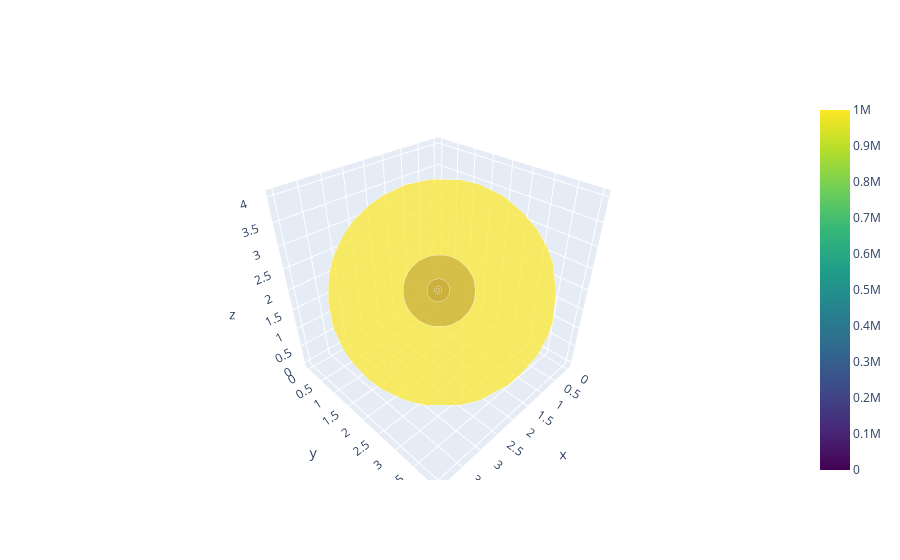

Write notebook code for a chart like this one.
### Code cell
import plotly.graph_objects as go

sizes = [1, 1000, 10_000, 100_000, 1_000_000]  # meteoroid to mega-star scale
max_display_diameter = 500  # biggest marker should appear ~50px wide

sizeref = 5. * max(sizes) / (max_display_diameter ** 2)

fig = go.Figure(data=go.Scatter3d(
    x=[0, 1, 2, 3, 4],
    y=[0, 1, 2, 3, 4],
    z=[0, 1, 2, 3, 4],
    mode='markers',
    marker=dict(
        size=sizes,
        sizemode='area',
        sizeref=sizeref,
        sizemin=5,  #ukuran terkecil akan ditampilkan dengan ukuran sizemin
        color=sizes,
        colorscale='Viridis',
        showscale=True
    )
))

fig.show()

### Figure 1 — Plotly figure (JSON) as saved in the notebook; plotly's stock layout.template omitted (floating-point values rounded to 4 significant figures)
{"data": [{"marker": {"color": [1, 1000, 10000, 100000, 1000000], "colorscale": [[0, "#440154"], [0.1111, "#482878"], [0.2222, "#3e4989"], [0.3333, "#31688e"], [0.4444, "#26828e"], [0.5556, "#1f9e89"], [0.6667, "#35b779"], [0.7778, "#6ece58"], [0.8889, "#b5de2b"], [1, "#fde725"]], "showscale": true, "size": [1, 1000, 10000, 100000, 1000000], "sizemin": 5, "sizemode": "area", "sizeref": 20}, "mode": "markers", "type": "scatter3d", "x": [0, 1, 2, 3, 4], "y": [0, 1, 2, 3, 4], "z": [0, 1, 2, 3, 4]}], "layout": {}}
